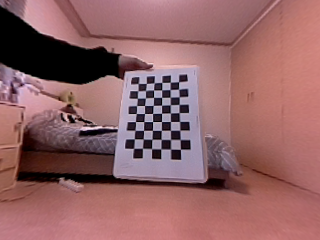
#> input picture calib/image_02.png, 320 x 240 px; its folder holds 4 pictures in this run
$ python calib_test.py
#> lines starting #> are read from the running program, lines starting #| are printed output that depends on the picture; after the words box and inside, x2 and y2 are one past the last pixel; in counts of white or black regions, pixels touching at a corner belong together
import numpy as np
import cv2
import glob

# termination criteria
criteria = (cv2.TERM_CRITERIA_EPS + cv2.TERM_CRITERIA_MAX_ITER, 30, 0.001)

# prepare object points, like (0,0,0), (1,0,0), (2,0,0) ....,(6,5,0)
objp = np.zeros((6*7,3), np.float32)
objp[:,:2] = np.mgrid[0:7,0:6].T.reshape(-1,2)

# Arrays to store object points and image points from all the images.
objpoints = [] # 3d point in real world space
imgpoints = [] # 2d points in image plane.

images = glob.glob('./calib/*.png')

for fname in images:
    img = cv2.imread(fname)
#> img is the input picture: shape (240, 320, 3); mean B, G, R 101.3, 99.7, 145.8
    gray = cv2.cvtColor(img,cv2.COLOR_BGR2GRAY)
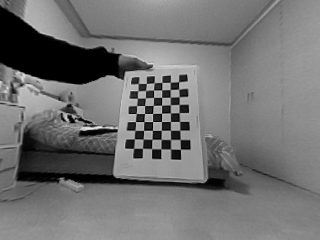
#> gray: shape (240, 320); min 0, max 239, mean 113.7

    # Find the chess board corners
    ret, corners = cv2.findChessboardCorners(gray, (7,6),None)
#> ret = False; corners = None

    # If found, add object points, image points (after refining them)
    if ret == True:
        objpoints.append(objp)

        corners2 = cv2.cornerSubPix(gray,corners,(11,11),(-1,-1),criteria)
        imgpoints.append(corners2)

        # Draw and display the corners
        img = cv2.drawChessboardCorners(img, (7,6), corners2,ret)
        cv2.imshow('img',img)
        ret, mtx, dist, rvecs, tvecs = cv2.calibrateCamera(objpoints, imgpoints, gray.shape[::-1],None,None)
        np.savez('B',ret=ret, mtx=mtx, dist=dist, rvecs=rvecs, tvecs=tvecs)
        cv2.waitKey(500)
#> pass 2 of the loop `for fname in images:`:
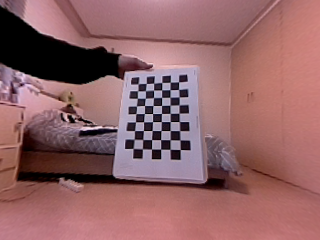
#> input picture calib/image_03.png, 320 x 240 px
#> img is the input picture: shape (240, 320, 3); mean B, G, R 102.3, 99.9, 145.2
#> `gray = cv2.cvtColor(img,cv2.COLOR_BGR2GRAY)`:
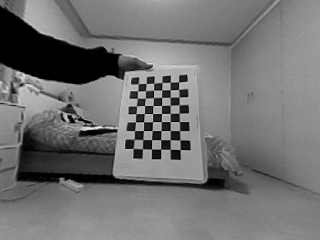
#> gray: shape (240, 320); min 0, max 239, mean 113.7
#> `ret, corners = cv2.findChessboardCorners(gray, (7,6),None)`: ret = True; corners = 42 rows, first 8: [179.1, 96.94], [179, 104.9], [179, 113.1], [179.3, 121.5], [179.6, 130.6], [179.9, 139.9], [180.2, 149.5], [169.9, 97.24]
#> corners2 = 42 rows, first 8: [174.5, 96.66], [174.5, 105.4], [174.1, 114.3], [174.4, 121.5], [174.5, 125.4], [174.7, 138.7], [175.2, 145], [168.7, 97.04]
#> `img = cv2.drawChessboardCorners(img, (7,6), corners2,ret)`:
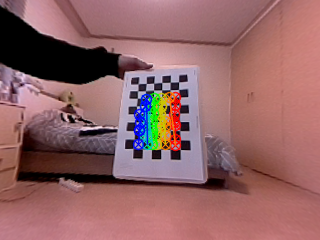
#> img: shape (240, 320, 3); 3.28% of pixels changed, all inside (x1, y1, x2, y2) = (132, 91, 182, 152)
#> `ret, mtx, dist, rvecs, tvecs = cv2.calibrateCamera(objpoints, imgpoint..`: ret = 2.19; mtx = [[67.42, 0, 162.9], [0, 75.41, 121.7], [0, 0, 1]]; dist = [[14.88, -188.4, -0.103, 0.186, 687.2]]; rvecs = ([-0.205, 0.376, 1.56],); tvecs = ([1.47, -2.93, 12.96],)
#> pass 3 of the loop `for fname in images:`:
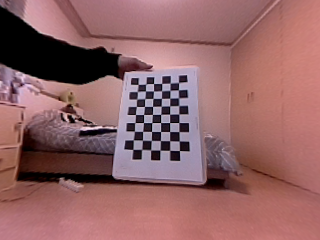
#> input picture calib/image_04.png, 320 x 240 px
#> img is the input picture: shape (240, 320, 3); mean B, G, R 101.5, 100.2, 145.6
#> `gray = cv2.cvtColor(img,cv2.COLOR_BGR2GRAY)`:
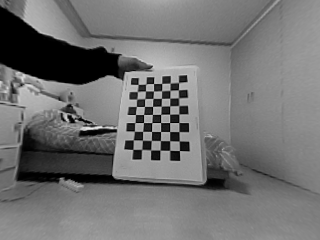
#> gray: shape (240, 320); min 0, max 237, mean 113.9
#> `ret, corners = cv2.findChessboardCorners(gray, (7,6),None)`: ret = False; corners = None
#> the loop made 4 passes; the first 3 are shown


cv2.destroyAllWindows()
